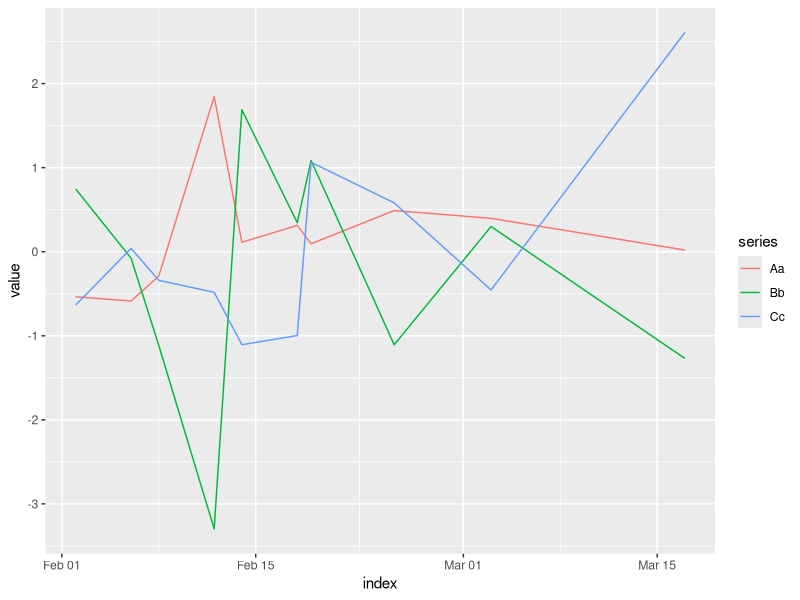
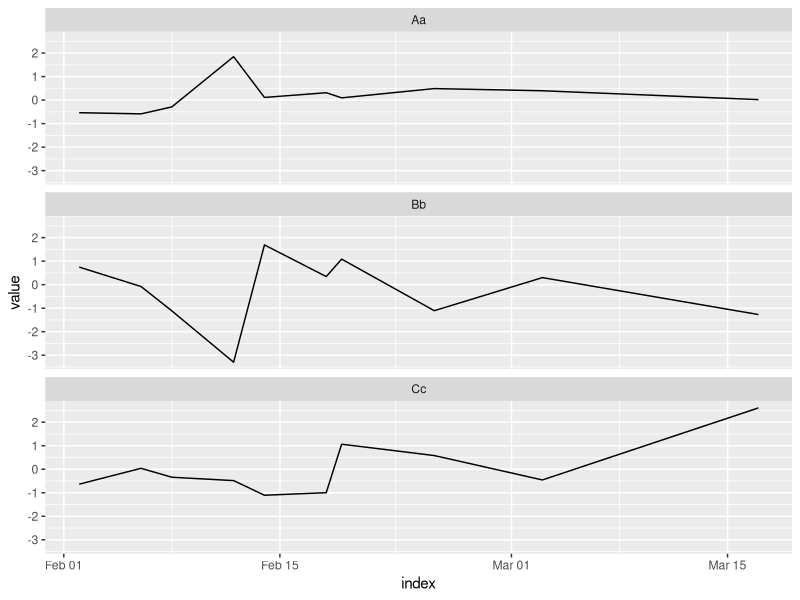
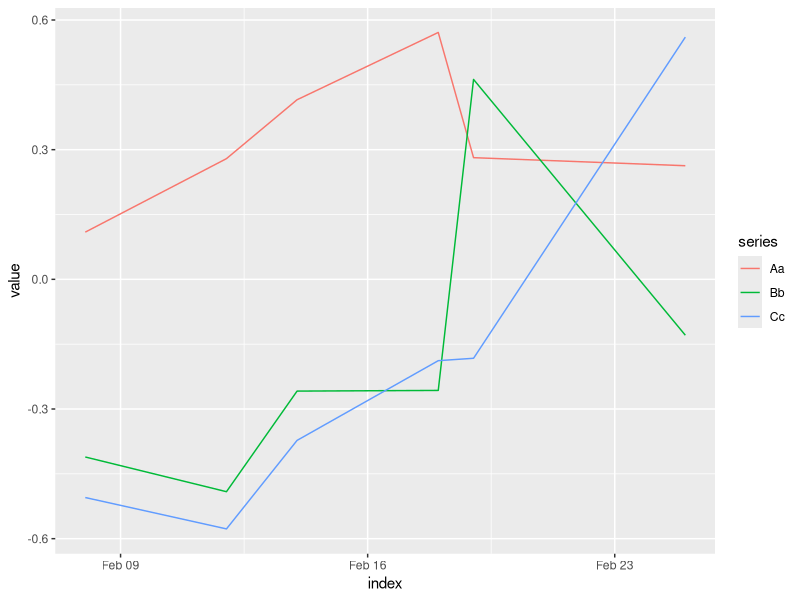

The R source for these figures, in order:
library(broom)


### Name: tidy.zoo
### Title: Tidy a(n) zoo object
### Aliases: tidy.zoo zoo_tidiers

### ** Examples


library(zoo)
library(ggplot2)

set.seed(1071)

# data generated as shown in the zoo vignette
Z.index <- as.Date(sample(12450:12500, 10))
Z.data <- matrix(rnorm(30), ncol = 3)
colnames(Z.data) <- c("Aa", "Bb", "Cc")
Z <- zoo(Z.data, Z.index)

tidy(Z)

ggplot(tidy(Z), aes(index, value, color = series)) +
  geom_line()
  
ggplot(tidy(Z), aes(index, value)) +
  geom_line() +
  facet_wrap(~ series, ncol = 1)

Zrolled <- rollmean(Z, 5)
ggplot(tidy(Zrolled), aes(index, value, color = series)) +
  geom_line()
